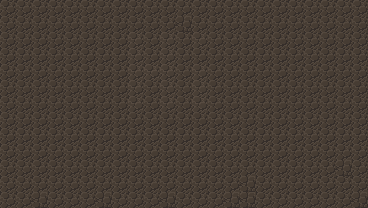

The image is a tile-based game level rendered from a .tmx file. Its description and complete source (layers, tilesets, objects, tile grids) follow:
An orthogonal 23x13 tile map with 16x16 px tiles, 2 tile layers (Tile Layer 1, Tile Layer 2) and 2 objects (player_spawn, level_exit).

<map version="1.10" tiledversion="1.10.2" orientation="orthogonal" renderorder="right-down" width="23" height="13" tilewidth="16" tileheight="16" infinite="0" nextlayerid="4" nextobjectid="13">
 <tileset firstgid="1" source="cave_crawler_v2.tsx" />
 <layer id="1" name="Tile Layer 1" width="23" height="13">
  <data encoding="csv">
61,61,61,61,61,61,61,61,61,61,61,61,61,61,61,61,61,61,61,61,61,61,61,
61,61,61,61,61,61,61,61,61,61,61,62,61,61,61,61,61,61,61,61,61,61,61,
61,61,61,61,61,61,61,61,61,61,61,61,61,61,61,61,61,61,61,61,61,61,61,
61,61,61,61,61,61,61,61,61,61,61,61,61,61,61,61,61,61,61,61,61,61,61,
61,61,61,61,61,61,61,61,61,61,61,61,61,61,61,61,61,61,61,61,61,61,61,
61,61,61,61,61,61,61,61,61,61,61,61,61,61,61,61,61,61,61,61,61,61,61,
61,61,61,61,61,61,61,61,61,61,61,61,61,61,61,61,61,61,61,61,61,61,61,
61,61,61,61,61,61,61,61,61,61,61,61,61,61,61,61,61,61,61,61,61,61,61,
61,61,61,61,61,61,61,61,61,61,61,61,61,61,61,61,61,61,61,61,61,61,61,
61,61,61,61,61,61,61,61,61,61,61,61,61,61,61,61,61,61,61,61,61,61,61,
61,61,61,61,61,61,61,61,61,61,61,61,61,61,61,61,61,61,61,61,61,62,61,
61,61,61,61,61,61,61,61,61,61,61,61,61,61,61,62,61,61,61,61,61,61,61,
61,61,62,61,61,61,62,61,61,61,62,61,61,61,62,62,61,61,61,61,61,61,62
</data>
 </layer>
 <layer id="2" name="Tile Layer 2" width="23" height="13">
  <data encoding="csv">
0,0,0,0,0,0,0,0,0,0,0,0,0,0,0,0,0,0,0,0,0,0,0,
0,0,0,0,0,0,0,0,0,0,0,0,0,0,0,0,0,0,0,0,0,0,0,
0,0,0,0,0,0,0,0,61,0,61,0,61,0,0,0,0,0,0,0,0,0,0,
0,0,0,0,0,0,0,0,61,0,61,0,0,0,0,0,0,0,0,0,0,0,0,
0,0,0,0,0,0,0,0,61,61,61,0,61,0,0,0,0,0,0,0,0,0,0,
0,0,0,0,0,0,0,0,61,0,61,0,61,0,0,0,0,0,0,0,0,0,0,
0,0,0,0,0,0,0,0,61,0,61,0,61,0,0,0,0,0,0,0,0,0,0,
0,0,0,0,0,0,0,0,0,0,0,0,0,0,0,0,0,0,0,0,0,0,0,
0,0,0,0,0,0,0,0,0,0,0,0,0,0,0,0,0,0,0,0,0,0,0,
0,0,0,0,0,0,0,0,0,0,0,0,0,0,0,0,0,0,0,0,0,0,0,
0,0,0,0,0,0,0,0,0,0,0,0,0,0,0,0,0,0,0,0,0,0,0,
0,0,0,0,0,0,0,0,0,0,0,0,0,0,0,0,0,0,0,0,0,0,0,
0,0,0,0,0,0,0,0,0,0,0,0,0,0,0,0,0,0,0,0,0,0,0
</data>
 </layer>
 <objectgroup id="3" name="Object Layer 1">
  <object id="11" name="player_spawn" x="268.288" y="110.95">
   <point />
  </object>
  <object id="12" name="level_exit" x="97.5595" y="54.5185">
   <point />
  </object>
 </objectgroup>
</map>
